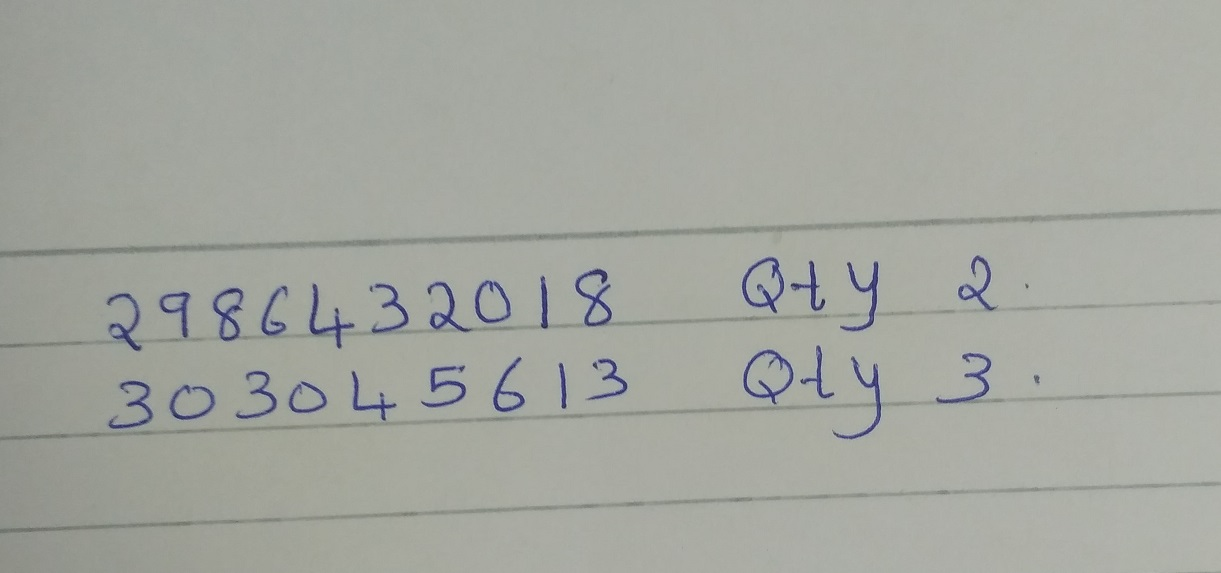
#> input picture ltd/h4.jpg, 1221 x 573 px, found by its file name
$ jupyter execute line_segment.ipynb   (shell and % lines are left out)   (older library calls are emulated)
#> lines starting #> are read from the running program, lines starting #| are printed output that depends on the picture; after the words box and inside, x2 and y2 are one past the last pixel; in counts of white or black regions, pixels touching at a corner belong together
[cell 1]
import tqdm as tqdm
import matplotlib.pyplot as plt

[cell 2]
import cv2
import numpy as np
#import image
image = cv2.imread('h4.jpg')
#> image is the input picture: shape (573, 1221, 3); mean B, G, R 159.4, 166.3, 163.8
plt.figure(figsize=(5,5))
plt.imshow(image)

[cell 3]
#grayscale
gray = cv2.cvtColor(image,cv2.COLOR_BGR2GRAY)
# plt.figure(figsize=(5,5))
# plt.imshow(gray)

[cell 4]
#binary
ret,thresh = cv2.threshold(gray,120,255,cv2.THRESH_BINARY_INV)
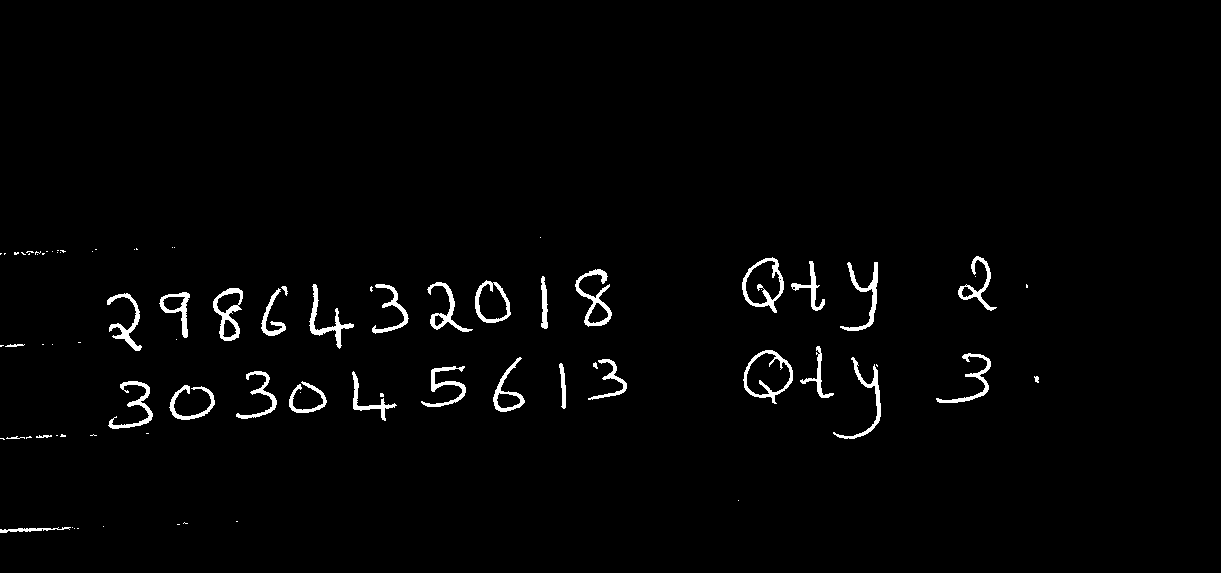
#> thresh: shape (573, 1221); 1.8% white; 82 white regions (48 under 20 px), largest, box (x1, y1, x2, y2) and area: (575, 269, 612, 327) 633, (742, 257, 784, 313) 623, (743, 350, 793, 404) 599
plt.figure(figsize=(5,5))
plt.imshow(thresh)

[cell 5]
#dilation
kernel = np.ones((1,100), np.uint8)

img_dilation = cv2.dilate(thresh, kernel, iterations=1)
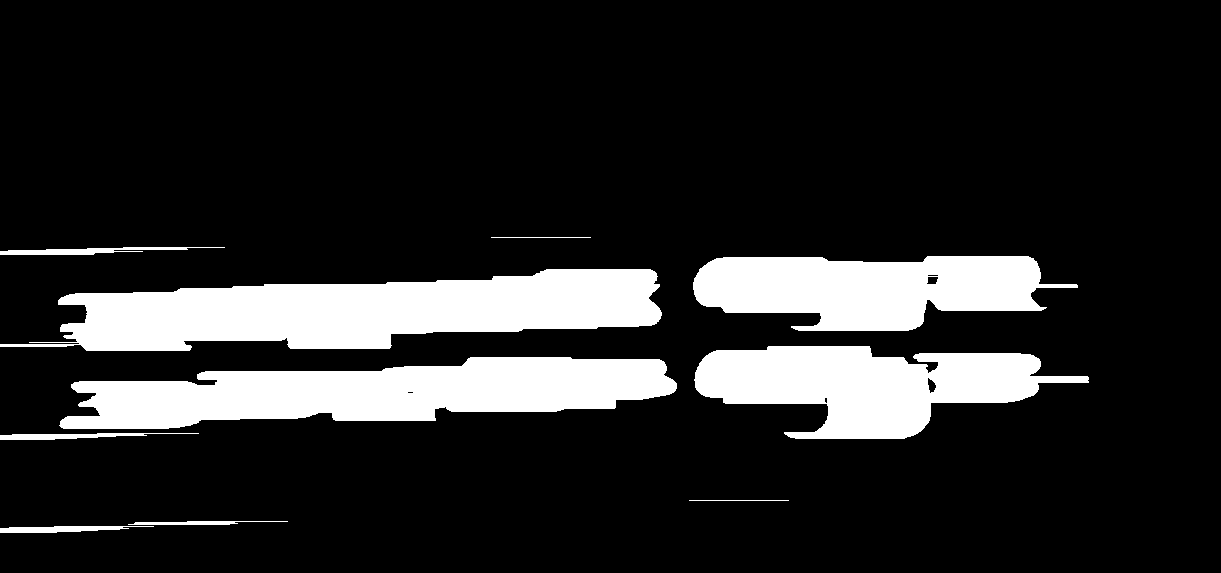
#> img_dilation: shape (573, 1221); 15.3% white; 10 white regions
plt.figure(figsize=(5,5))
plt.imshow(img_dilation)

[cell 6]
#find contours
im2,ctrs, hier = cv2.findContours(img_dilation.copy(), cv2.RETR_EXTERNAL, cv2.CHAIN_APPROX_SIMPLE)
#> ctrs = 10 contours, 2 with area under 20; largest, box (x1, y1, x2, y2) and area: (0, 269, 662, 351) 33051, (59, 357, 677, 429) 28052, (694, 346, 1089, 439) 21042, (693, 256, 1078, 331) 19791, (0, 247, 225, 255) 640, (0, 526, 154, 533) 537, (0, 433, 199, 440) 523, (128, 521, 288, 525) 244

[cell 7]
#sort contours
sorted_ctrs = sorted(ctrs, key=lambda ctr: cv2.boundingRect(ctr)[0])
#> sorted_ctrs has the same summary as ctrs

[cell 8]
k = []
image = image
for i, ctr in enumerate(sorted_ctrs):
    # Get bounding box
    x, y, w, h = cv2.boundingRect(ctr)

    # Getting ROI
    roi = image[y:y+h, x:x+w]

    # show ROI
#     cv2.imshow('segment no:'+str(i),roi)
    k.append(roi)
    cv2.rectangle(image,(x,y),( x + w, y + h ),(90,0,255),2)
#> this loop made 10 passes
#> (x, y, w, h) on passes 1, 2, 3, 4, 5, 6, 9, 10: (0, 526, 154, 7), (0, 433, 199, 7), (0, 269, 662, 82), (0, 247, 225, 8), (59, 357, 618, 72), (128, 521, 160, 4), (693, 256, 385, 75), (694, 346, 395, 93)
#> (ctr, x, y, w, h) on passes 7 to 8: ([[491, 237], [590, 237]], 491, 237, 100, 1), ([[689, 500], [788, 500]], 689, 500, 100, 1)
#> pass 3, `roi = image[y:y+h, x:x+w]`:
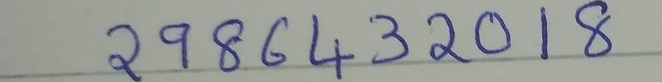
#> roi: shape (82, 662, 3); mean B, G, R 152.5, 155.3, 152.1
#> after the loop:
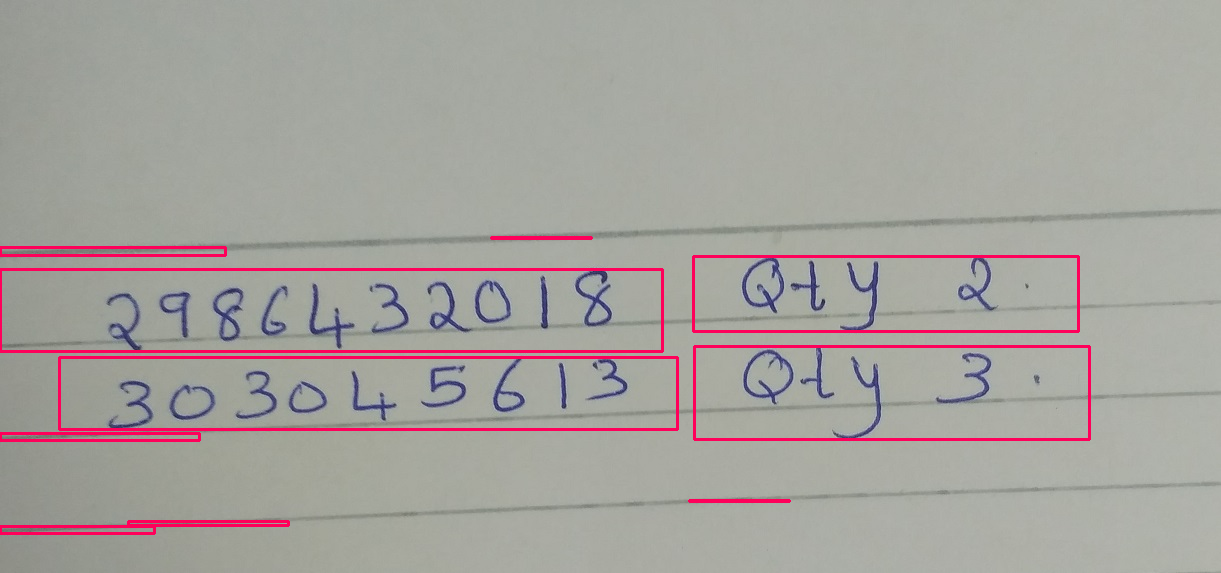
#> image: shape (573, 1221, 3); 2.79% of pixels changed, all inside (x1, y1, x2, y2) = (0, 236, 1091, 535)
#> after the loop, k = 10 items
#     cv2.waitKey(0)

plt.figure(figsize=(10,10))
plt.imshow(image)

[cell 9]
plt.figure(figsize=(10,10))
plt.imshow(k[2])
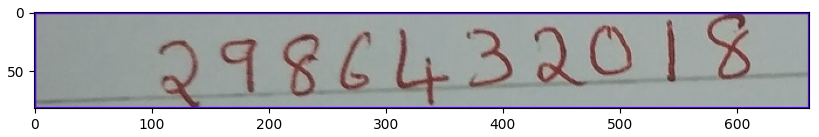
#> figure drawn by matplotlib, 1 panel; B, G, R data is drawn as R, G, B

[cell 10]
im = k[2]
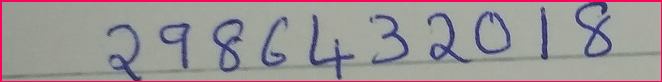
#> im: shape (82, 662, 3); mean B, G, R 149.8, 148.6, 155.9

[cell 11]
im_gray = cv2.cvtColor(im, cv2.COLOR_BGR2GRAY)
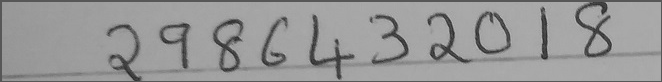
#> im_gray: shape (82, 662); min 35, max 189, mean 150.9
im_gray = cv2.GaussianBlur(im_gray, (5, 5), 0)
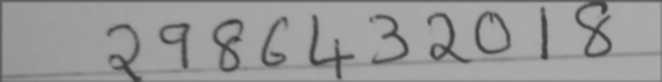
#> im_gray: shape (82, 662); min 60, max 170, mean 151.3

$ run again, with ltd/h3.jpg copied over ltd/h4.jpg
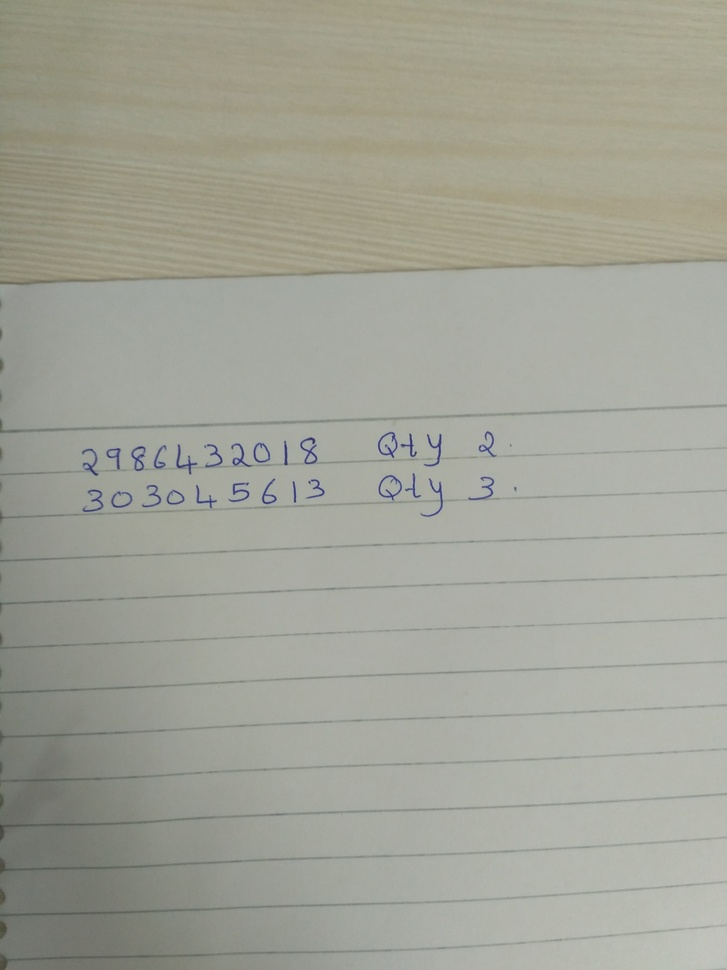
#> input picture ltd/h3.jpg, 727 x 970 px, shrunk from 3120 x 4160 before the run, found by its file name
#> image is the input picture: shape (970, 727, 3); mean B, G, R 151.2, 162.7, 161.8
#> thresh: shape (970, 727); 3.7% white; 136 white regions (95 under 20 px), largest, box (x1, y1, x2, y2) and area: (0, 724, 215, 970) 22027, (0, 687, 136, 714) 287, (0, 632, 70, 650) 151
#> img_dilation: shape (970, 727); 11.3% white; 19 white regions
#> ctrs = 19 contours, 2 with area under 20; largest, box (x1, y1, x2, y2) and area: (0, 724, 327, 970) 36082, (0, 431, 561, 476) 15184, (0, 473, 566, 524) 14884, (0, 687, 186, 714) 1642, (0, 632, 158, 650) 1132
#> sorted_ctrs has the same summary as ctrs
#> the loop `for i, ctr in enumerate(sorted_ctrs):` made 19 passes
#> (x, y, w, h) on passes 1, 2, 4, 5, 6, 7, 8, 9: (0, 724, 327, 246), (0, 718, 52, 5), (0, 687, 186, 27), (0, 666, 53, 14), (0, 632, 158, 18), (0, 598, 173, 17), (0, 574, 52, 9), (0, 558, 115, 4)
#> after the loop `for i, ctr in enumerate(sorted_ctrs):`:
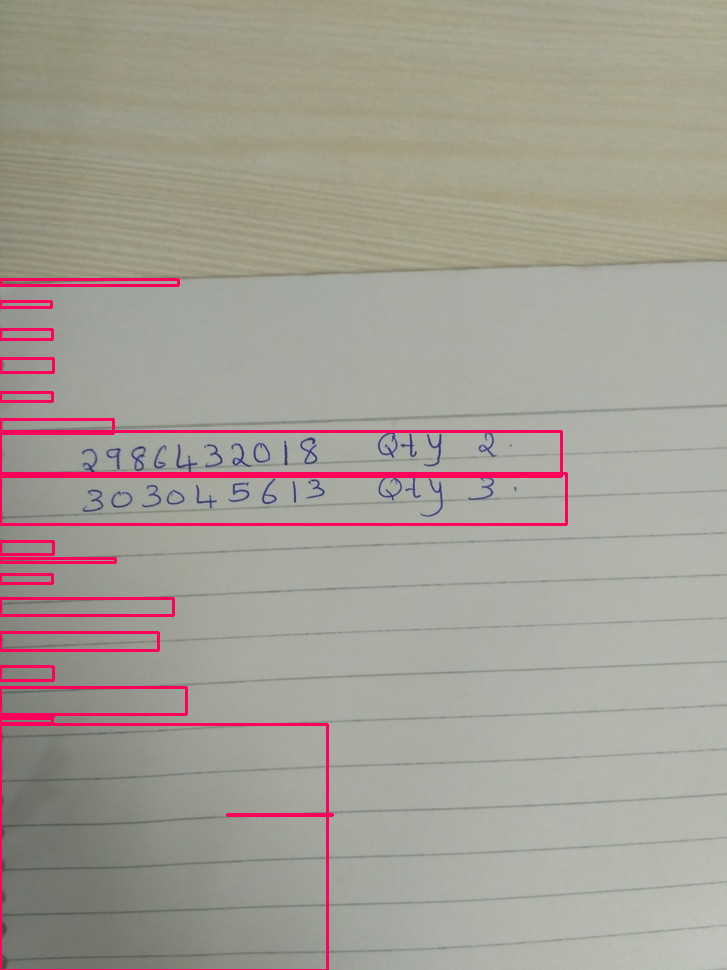
#> image: shape (970, 727, 3); 2.66% of pixels changed, all inside (x1, y1, x2, y2) = (0, 278, 568, 970)
#> after the loop `for i, ctr in enumerate(sorted_ctrs):`: k = 19 items
#> `[cell 9] plt.figure(figsize=(10,10)) plt.imshow(k[2])`:
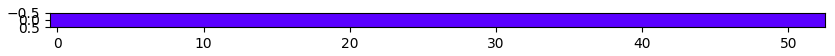
#> figure drawn by matplotlib, 1 panel
#> im = 53 rows, first 8: [90, 0, 255], [90, 0, 255], [90, 0, 255], [90, 0, 255], [90, 0, 255], [90, 0, 255], [90, 0, 255], [90, 0, 255]

$ run again, with ltd/h5.jpg copied over ltd/h4.jpg
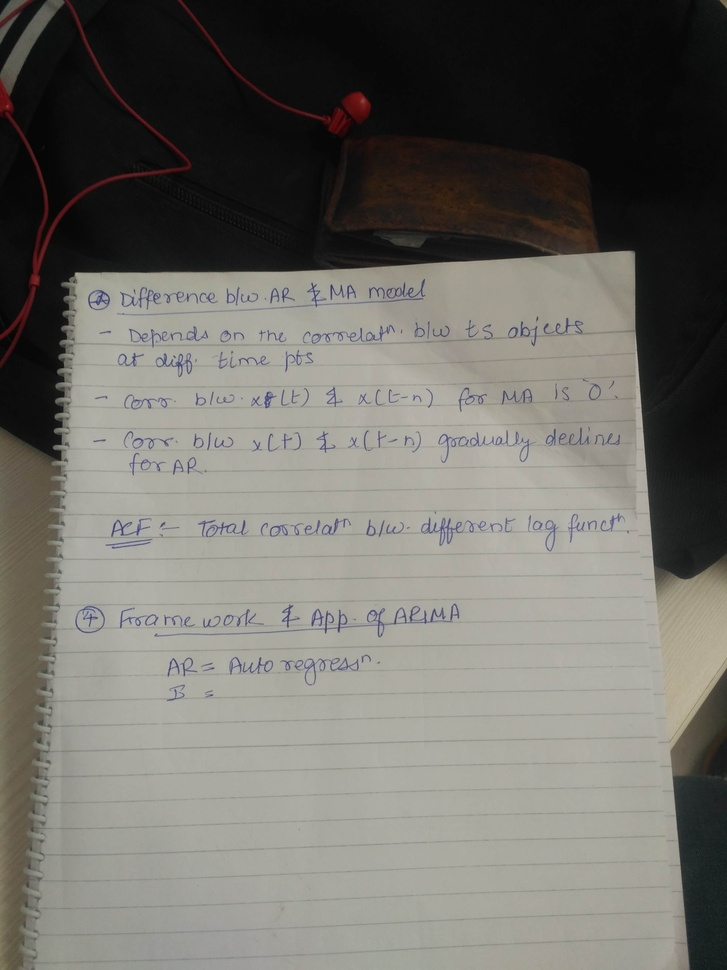
#> input picture ltd/h5.jpg, 727 x 970 px, shrunk from 3120 x 4160 before the run, found by its file name
#> image is the input picture: shape (970, 727, 3); mean B, G, R 105.1, 111.2, 112.8
#> thresh: shape (970, 727); 39.3% white; 485 white regions (360 under 20 px), largest, box (x1, y1, x2, y2) and area: (0, 0, 727, 970) 256831, (671, 668, 727, 970) 12706, (386, 279, 425, 299) 192
#> img_dilation: shape (970, 727); 58.9% white; 11 black regions (6 under 20 px)
#> ctrs = 5 contours; box (x1, y1, x2, y2) and area: (0, 0, 727, 970) 449041, (622, 668, 727, 970) 27130, (119, 655, 430, 685) 6023, (118, 685, 263, 701) 1540, (106, 634, 266, 636) 111
#> sorted_ctrs has the same summary as ctrs
#> the loop `for i, ctr in enumerate(sorted_ctrs):` made 5 passes
#> (x, y, w, h) on passes 1 to 5: (0, 0, 727, 970), (106, 634, 160, 2), (118, 685, 145, 16), (119, 655, 311, 30), (622, 668, 105, 302)
#> after the loop `for i, ctr in enumerate(sorted_ctrs):`:
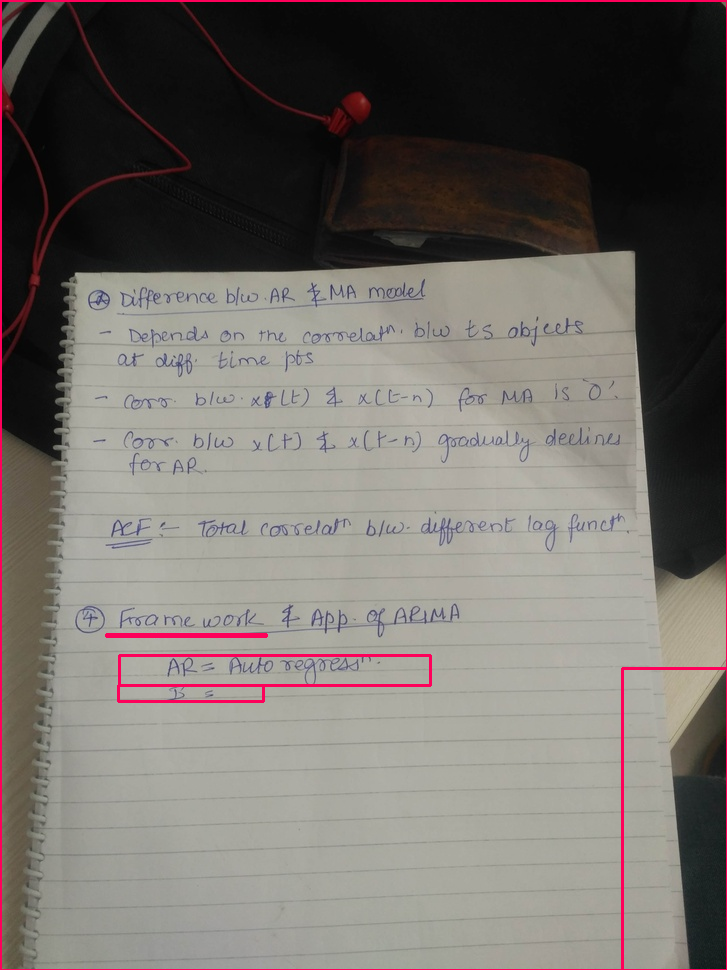
#> image: shape (970, 727, 3); 1.37% of pixels changed, all inside (x1, y1, x2, y2) = (0, 0, 727, 970)
#> after the loop `for i, ctr in enumerate(sorted_ctrs):`: k = 5 items
#> `[cell 9] plt.figure(figsize=(10,10)) plt.imshow(k[2])`:
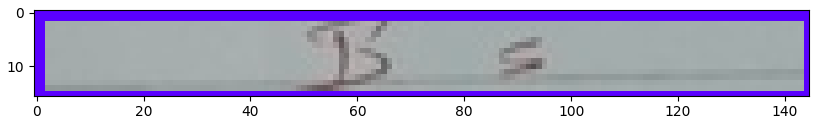
#> figure drawn by matplotlib, 1 panel
